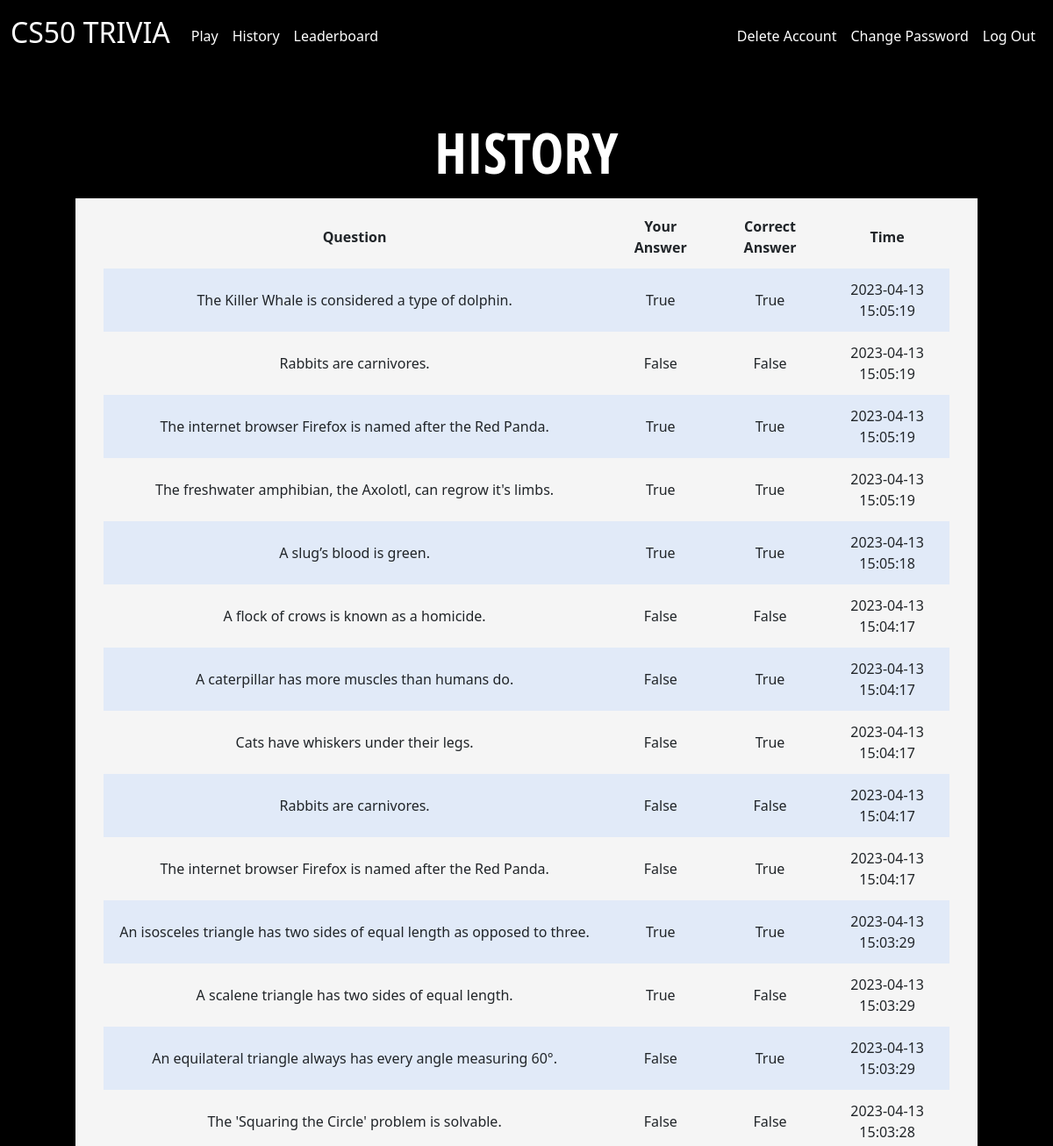
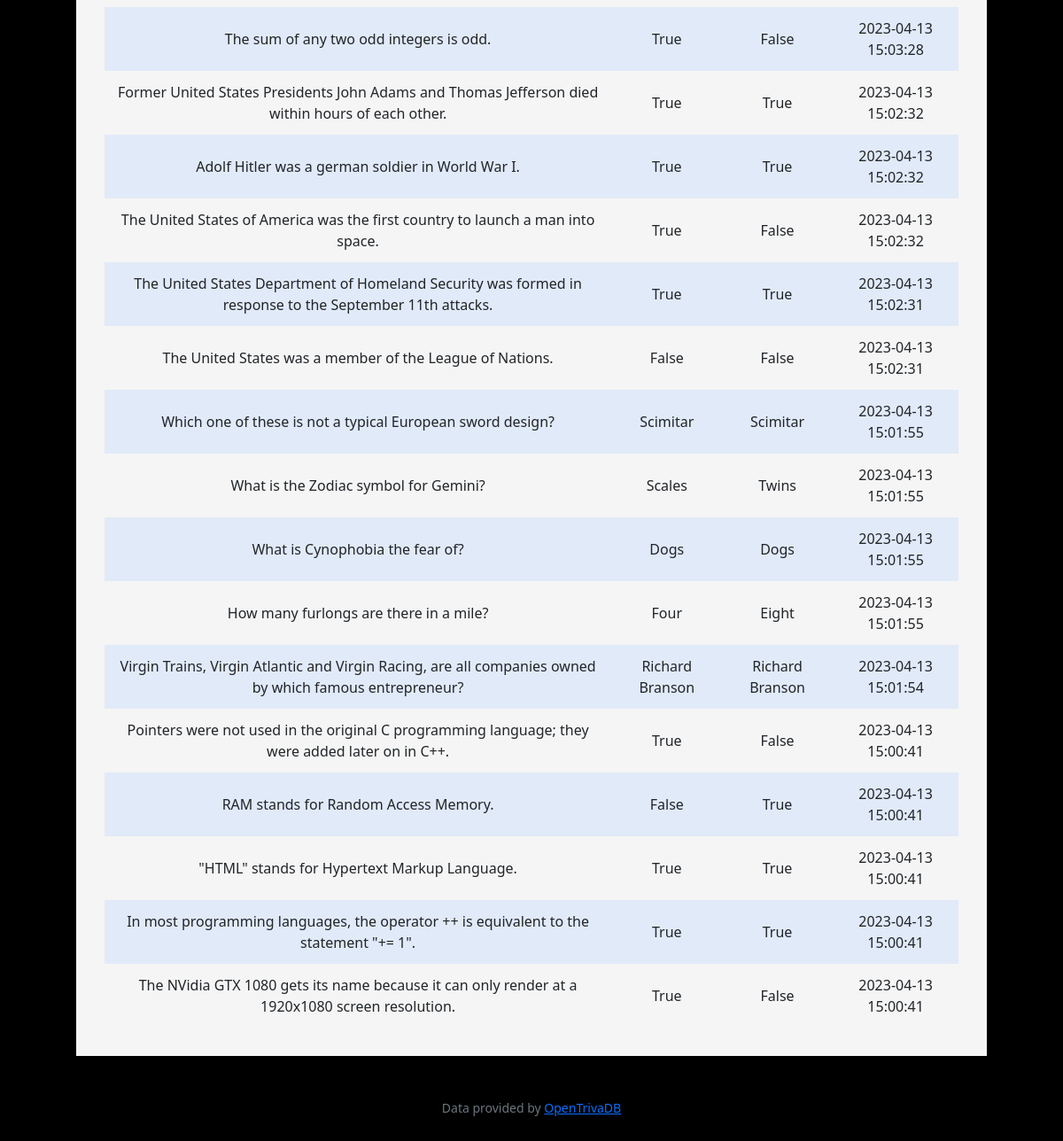
The app's page /history (signed in) with its own data (2 pictures, top to bottom).
### tables this page shows
CREATE TABLE 'history' ('id' INTEGER PRIMARY KEY AUTOINCREMENT NOT NULL, 'question' TEXT, 'user_answer' TEXT, 'correct_answer' TEXT, 'user_id' INTEGER, 'time'  DATETIME NOT NULL DEFAULT CURRENT_TIMESTAMP  );

### app.py (the view)
@app.route("/history")
@login_required
def history():
    if request.method == "GET":
        history = db.execute("SELECT * FROM history WHERE user_id = ? ORDER BY time DESC;", session["user_id"])
        return render_template("history.html", history=history)

### app.py (called while the page is built)
@app.after_request
def after_request(response):
    response.headers["Cache-Control"] = "no-cache, no-store, must-revalidate"
    response.headers["Expires"] = 0
    response.headers["Pragma"] = "no-cache"
    return response

### helpers.py (called while the page is built)
def login_required(f):
    @wraps(f)
    def decorated_function(*args, **kwargs):
        if session.get("user_id") is None:
            return redirect("/login")
        return f(*args, **kwargs)
    return decorated_function

### templates/history.html (shortened to what this page needs)
{% extends "layout.html" %}
{% block main %}
<h1>History</h1>
<div class="container">
    <div class="section">
        <table>
            <thead>
                <tr>
                    <th>Question</th>
                    <th>Your Answer</th>
                    <th>Correct Answer</th>
                    <th>Time</th>
                </tr>
            </thead>
            <tbody>
                {% for row in history %}
                    <tr>
                        <td>{{ row["question"] }}</td>
                        <td>{{ row["user_answer"] }}</td>
                        <td>{{ row["correct_answer"] }}</td>
                        <td>{{ row["time"] }}</td>
                    </tr>
                {% endfor %}
            </tbody>
        </table>
    </div>
</div>
{% endblock %}

### static/styles.css (style rules this page uses)
body { background-color: black; color: #212529; font-size: 1rem; font-weight: 400; line-height: 1.5; margin: 0; text-align: left; }
.container { margin-left: auto; margin-right: auto; padding-left: 15px; padding-right: 15px; text-align: center; width: 90%; }
.section { padding-bottom: 1rem; padding-left: 2rem; padding-right: 2rem; padding-top: 0.5rem; background-color: #f5f5f5; }
table { background-color: transparent; margin-bottom: 1rem; width: 100%; }
table th, table td { padding: 0.75rem; vertical-align: middle; }
tbody tr:nth-of-type(odd) { background-color: rgb(179, 208, 255, 0.3) }
h1 { color: white; font-family: 'Open Sans Condensed', sans-serif; font-size: 64px; font-weight: 700; line-height: 64px; margin: 0 0 0; padding: 20px 30px; text-align: center; text-transform: uppercase; }

### records on screen
history: question "The Killer Whale is considered a type of dolphin.", user_answer "True", correct_answer "True", time "2023-04-13 15:05:19"
history: question "Rabbits are carnivores.", user_answer "False", correct_answer "False", time "2023-04-13 15:05:19"
history: question "The internet browser Firefox is named after the Red Panda.", user_answer "True", correct_answer "True", time "2023-04-13 15:05:19"
history: question "The freshwater amphibian, the Axolotl, can regrow it's limbs.", user_answer "True", correct_answer "True", time "2023-04-13 15:05:19"
history: question "A slug’s blood is green.", user_answer "True", correct_answer "True", time "2023-04-13 15:05:18"
history: question "A flock of crows is known as a homicide.", user_answer "False", correct_answer "False", time "2023-04-13 15:04:17"
history: question "A caterpillar has more muscles than humans do.", user_answer "False", correct_answer "True", time "2023-04-13 15:04:17"
history: question "Cats have whiskers under their legs.", user_answer "False", correct_answer "True", time "2023-04-13 15:04:17"
history: question "Rabbits are carnivores.", user_answer "False", correct_answer "False", time "2023-04-13 15:04:17"
history: question "The internet browser Firefox is named after the Red Panda.", user_answer "False", correct_answer "True", time "2023-04-13 15:04:17"
history: question "An isosceles triangle has two sides of equal length as opposed to three.", user_answer "True", correct_answer "True", time "2023-04-13 15:03:29"
history: question "A scalene triangle has two sides of equal length.", user_answer "True", correct_answer "False", time "2023-04-13 15:03:29"
history: question "An equilateral triangle always has every angle measuring 60°.", user_answer "False", correct_answer "True", time "2023-04-13 15:03:29"
history: question "The 'Squaring the Circle' problem is solvable.", user_answer "False", correct_answer "False", time "2023-04-13 15:03:28"
history: question "The sum of any two odd integers is odd.", user_answer "True", correct_answer "False", time "2023-04-13 15:03:28"
history: question "Former United States Presidents John Adams and Thomas Jefferson died within hours of each other.", user_answer "True", correct_answer "True", time "2023-04-13 15:02:32"
history: question "Adolf Hitler was a german soldier in World War I.", user_answer "True", correct_answer "True", time "2023-04-13 15:02:32"
history: question "The United States of America was the first country to launch a man into space.", user_answer "True", correct_answer "False", time "2023-04-13 15:02:32"
history: question "The United States Department of Homeland Security was formed in response to the September 11th attacks.", user_answer "True", correct_answer "True", time "2023-04-13 15:02:31"
history: question "The United States was a member of the League of Nations.", user_answer "False", correct_answer "False", time "2023-04-13 15:02:31"
history: question "Which one of these is not a typical European sword design?", user_answer "Scimitar", correct_answer "Scimitar", time "2023-04-13 15:01:55"
history: question "What is the Zodiac symbol for Gemini?", user_answer "Scales", correct_answer "Twins", time "2023-04-13 15:01:55"
history: question "What is Cynophobia the fear of?", user_answer "Dogs", correct_answer "Dogs", time "2023-04-13 15:01:55"
history: question "How many furlongs are there in a mile?", user_answer "Four", correct_answer "Eight", time "2023-04-13 15:01:55"
history: question "Virgin Trains, Virgin Atlantic and Virgin Racing, are all companies owned by which famous entrepreneur?", user_answer "Richard Branson", correct_answer "Richard Branson", time "2023-04-13 15:01:54"
history: question "Pointers were not used in the original C programming language; they were added later on in C++.", user_answer "True", correct_answer "False", time "2023-04-13 15:00:41"
history: question "RAM stands for Random Access Memory.", user_answer "False", correct_answer "True", time "2023-04-13 15:00:41"
history: question "\"HTML\" stands for Hypertext Markup Language.", user_answer "True", correct_answer "True", time "2023-04-13 15:00:41"
history: question "In most programming languages, the operator ++ is equivalent to the statement \"+= 1\".", user_answer "True", correct_answer "True", time "2023-04-13 15:00:41"
history: question "The NVidia GTX 1080 gets its name because it can only render at a 1920x1080 screen resolution.", user_answer "True", correct_answer "False", time "2023-04-13 15:00:41"
